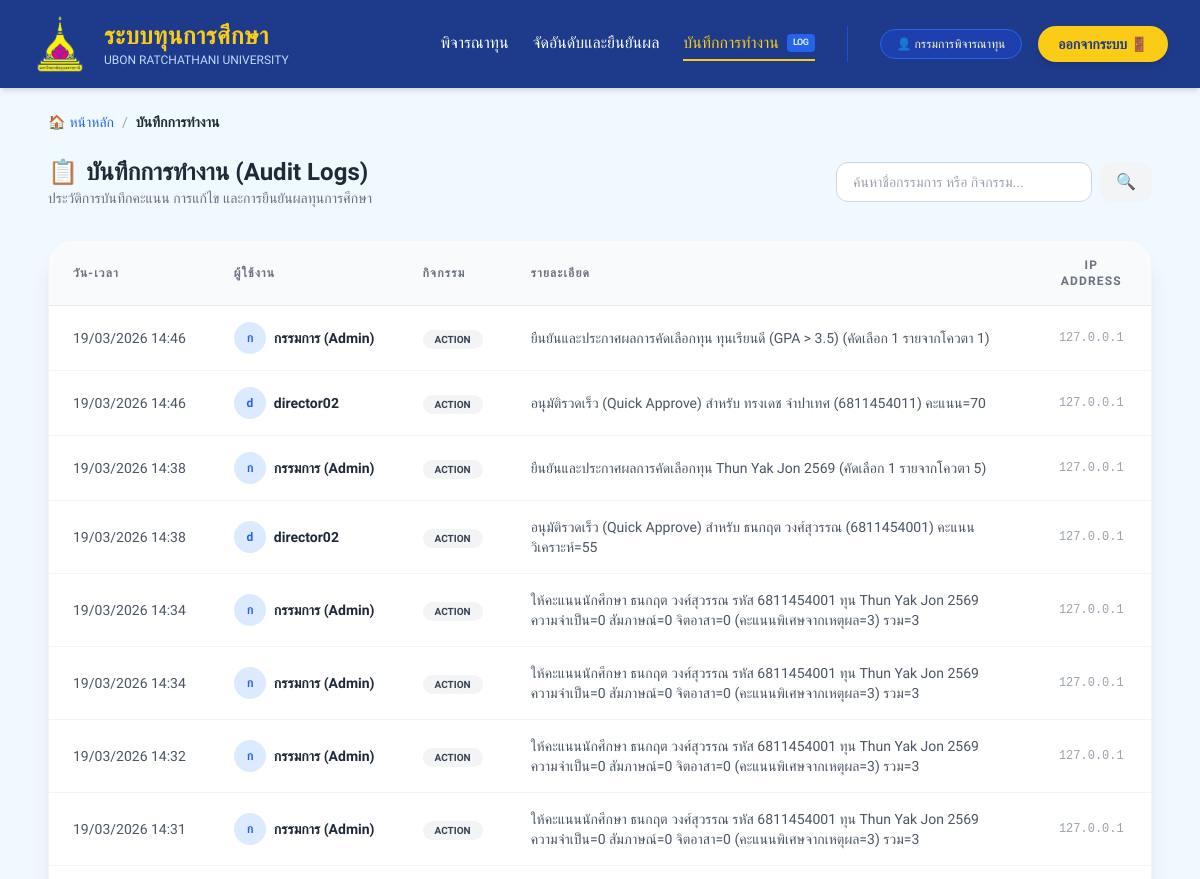
Page /director/audit_log (signed in, upper part) on the earlier database version.
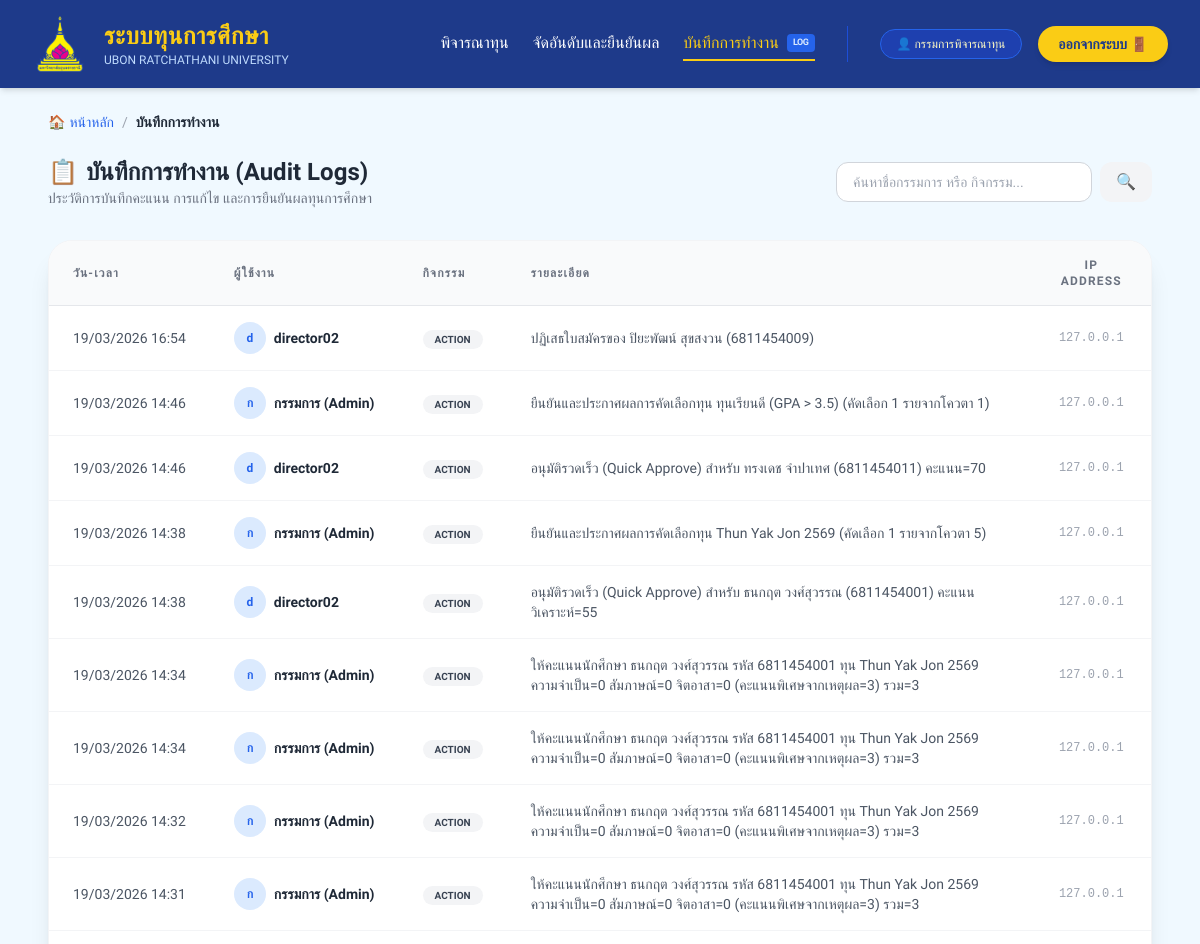
Same page on the later database version.
### models.py (models this page shows)
class DirectorAuditLog(db.Model):
    __tablename__ = 'audit_logs'
    id = db.Column(db.Integer, primary_key=True)
    timestamp = db.Column(db.DateTime, default=datetime.utcnow)
    user_name = db.Column(db.String(100), nullable=False)
    action = db.Column(db.String(100), nullable=False)
    details = db.Column(db.Text, nullable=True)
    ip_address = db.Column(db.String(45), nullable=True)

### routes/director_routes.py (the view)
@director_bp.route("/audit_log")
def audit_log():
    all_logs = DirectorAuditLog.query.order_by(DirectorAuditLog.timestamp.desc()).all()
    return render_template("director/audit_log.html", logs=all_logs)

### routes/director_routes.py (called while the page is built)
@director_bp.before_request
def require_director_login():
    if request.endpoint and request.endpoint != 'director.login':
        if "user_id" not in session or session.get("role") != "director":
            flash("กรุณาเข้าสู่ระบบในฐานะกรรมการ", "error")
            return redirect(url_for("login")) # Assuming login is the global login defined in app.py

### templates/director/audit_log.html (shortened to what the changed rows need)
{% extends "layouts/base_director.html" %}
{% block content %}
<div class="max-w-6xl mx-auto font-prompt p-6">
    <div class="flex flex-col md:flex-row justify-between items-center mb-8 gap-4">
        <div>
            <h2 class="text-2xl font-extrabold text-gray-800 flex items-center gap-2">
                <span class="text-blue-600">📋</span> บันทึกการทำงาน (Audit Logs)
            </h2>
        </div>
    </div>
    <div class="bg-white shadow-xl rounded-3xl border border-gray-100 overflow-hidden">
        <table class="min-w-full divide-y divide-gray-200">
            <thead class="bg-gray-50">
                <tr>
                    <th class="px-6 py-4 text-left text-xs font-bold text-gray-500 uppercase tracking-widest">วัน-เวลา</th>
                    <th class="px-6 py-4 text-left text-xs font-bold text-gray-500 uppercase tracking-widest">ผู้ใช้งาน</th>
                    <th class="px-6 py-4 text-left text-xs font-bold text-gray-500 uppercase tracking-widest">กิจกรรม</th>
                    <th class="px-6 py-4 text-left text-xs font-bold text-gray-500 uppercase tracking-widest">รายละเอียด</th>
                    <th class="px-6 py-4 text-center text-xs font-bold text-gray-500 uppercase tracking-widest">IP Address</th>
                </tr>
            </thead>
            <tbody class="divide-y divide-gray-100 bg-white" id="logTableBody">
                {% for log in logs %}
                <tr class="hover:bg-gray-50 transition-colors">
                    <td class="px-6 py-4 whitespace-nowrap text-sm text-gray-600 font-medium">
                        {{ log.timestamp.strftime('%d/%m/%Y %H:%M') }}
                    </td>
                    <td class="px-6 py-4 whitespace-nowrap">
                        <div class="flex items-center gap-2">
                            <div class="w-8 h-8 rounded-full bg-blue-100 flex items-center justify-center text-blue-600 font-bold text-xs">
                                {{ log.user_name[0] }}
                            </div>
                            <span class="text-sm font-bold text-gray-800">{{ log.user_name }}</span>
                        </div>
                    </td>
                    <td class="px-6 py-4 whitespace-nowrap">
                        {% if 'ให้คะแนน' in log.action %}
                            <span class="bg-blue-100 text-blue-700 px-3 py-1 rounded-full text-[10px] font-bold uppercase">SCORING</span>
                        {% elif 'ยืนยัน' in log.action %}
                            <span class="bg-green-100 text-green-700 px-3 py-1 rounded-full text-[10px] font-bold uppercase">CONFIRM</span>
                        {% else %}
                            <span class="bg-gray-100 text-gray-700 px-3 py-1 rounded-full text-[10px] font-bold uppercase">ACTION</span>
                        {% endif %}
                    </td>
                    <td class="px-6 py-4 text-sm text-gray-600">
                        {{ log.details }}
                    </td>
                    <td class="px-6 py-4 text-center text-xs text-gray-400 font-mono">
                        {{ log.ip_address }}
                    </td>
                </tr>
                {% endfor %}
            </tbody>
        </table>
    </div>
</div>
{% endblock %}

Differences in the rows shown:
added DirectorAuditLog: timestamp "19/03/2026 16:54", user_name "d", user_name "director02", shows "ACTION", details "ปฏิเสธใบสมัครของ ปิยะพัฒน์ สุขสงวน (6811454009)", ip_address "127.0.0.1"
